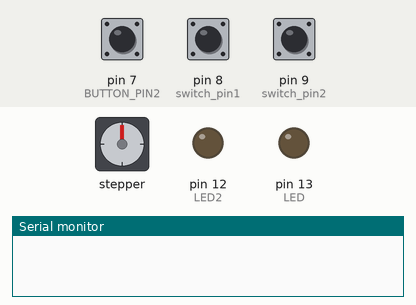
Bench run of a sketch on a simulated Arduino Uno, built with avr-gcc and run on an emulated ATmega328P. Parts: stepper motor, output pins drawn as LEDs (lit = HIGH), the last lines printed to the serial monitor. Wiring (inferred from the names in the program): stepper motor driver (200 steps per turn assumed): step pin 3; direction pin 2. The inputs (shaded band) are chosen by the test bench; at power-on: pin 7 (BUTTON_PIN2) HIGH, pin 8 (switch_pin1) HIGH, pin 9 (switch_pin2) HIGH. Pins used as bus, display or sensor lines are not drawn.

Above: at 1.2 s.
1.3 s: pin 7 (BUTTON_PIN2) pulled LOW for 0.15 s
At 1.91 s:
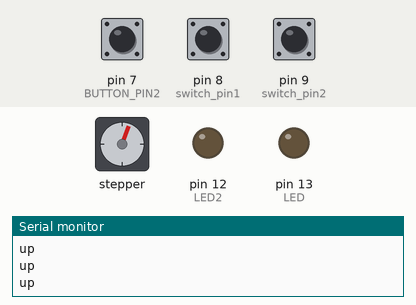
4.3 s: pin 8 (switch_pin1) pulled LOW for 0.15 s
At 4.3 s:
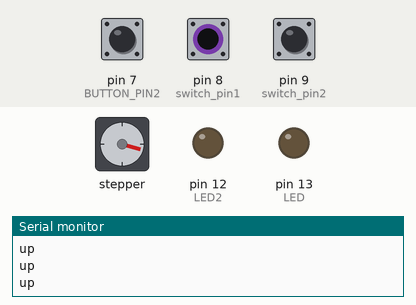
5.9 s: pin 7 (BUTTON_PIN2) pulled LOW for 1 s
At 6.33 s:
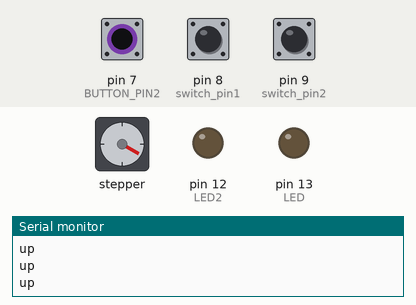
8.9 s: pin 7 (BUTTON_PIN2) pulled LOW for 3.2 s
At 9.8 s:
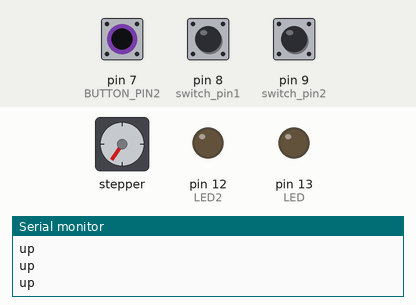
13.6 s: pin 7 (BUTTON_PIN2) pulled LOW for 1 s
At 14.05 s:
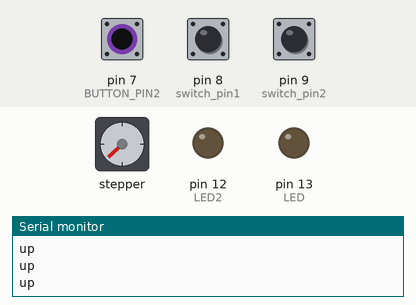
16.6 s: pin 8 (switch_pin1) pulled LOW for 1 s
At 16.6 s:
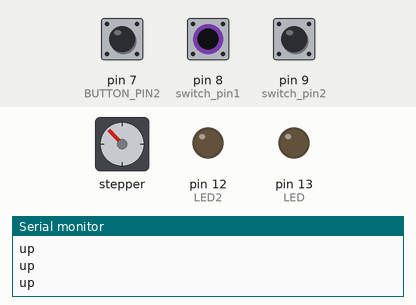
Timing chart, 0 to 19.6 s (numbered marks = the images above; inputs shaded):
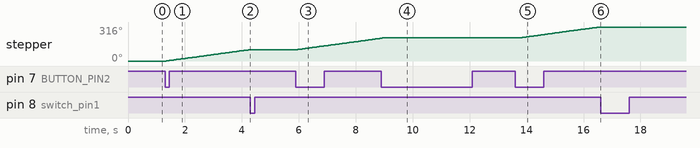

The sketch:

motor_check_nov_6th.ino
```cpp
#include <ezButton.h>
#define dirPin 2
#define stepPin 3
#define LED 13
#define LED2 12
int state = 0;
bool yeet1 = 0;
bool yeet2 = 0;
int workstatus = 0;
int switch_pin1 = 8;
int switch_pin2 = 9;
const int BUTTON_PIN2 = 7;


ezButton button2(BUTTON_PIN2);

void setup() {
  Serial.begin(9600);
  pinMode(stepPin, OUTPUT);
  pinMode(dirPin, OUTPUT);
  pinMode(LED, OUTPUT); // Declare the LED as an output
  pinMode(LED2, OUTPUT);
  pinMode(switch_pin1, INPUT);
  pinMode(switch_pin2, INPUT);
  button2.setDebounceTime(50);
}
void loop() {
  button2.loop();

  if(digitalRead(switch_pin1) == 0 && yeet1 == 1){

    state=0;
    if(workstatus == 0){
      workstatus = 1;
    }
    else{
      workstatus = 0;
    }
  }

  yeet1 = digitalRead(switch_pin1);

  if(digitalRead(switch_pin2) == 0 && yeet2 == 1){

    state=0;
    if(workstatus == 0){
      workstatus = 1;
    }
    else{
      workstatus = 0;
    }
  }

  yeet2 = digitalRead(switch_pin2);


   if(button2.isPressed())
  {
//    Serial.println("button 2 pressed");
//    state = 1;

    if(state == 0){
      state = 1;
    }
    else{
      state = 0;
    }

  }
  if(state==1){

    digitalWrite(dirPin, HIGH);
    digitalWrite(stepPin, HIGH);
    delayMicroseconds(100);
    digitalWrite(stepPin, LOW);
    delayMicroseconds(100);
    Serial.println("up");


//    if(workstatus == 0){
//        Serial.println("up");
//        digitalWrite(LED, HIGH);
//        digitalWrite(LED2, LOW);
//
//
//        digitalWrite(dirPin, HIGH);
//        digitalWrite(stepPin, HIGH);
//        delayMicroseconds(100);
//        digitalWrite(stepPin, LOW);
//        delayMicroseconds(100);
//    }
//    else
//    {
//      Serial.println("down");
//      digitalWrite(LED2, HIGH);
//      digitalWrite(LED, LOW);
//
//
//      digitalWrite(dirPin, LOW);
//      digitalWrite(stepPin, HIGH);
//      delayMicroseconds(100);
//      digitalWrite(stepPin, LOW);
//      delayMicroseconds(100);
//    }
  }
  else
  {
//    Serial.println("gear off");
    digitalWrite(LED, LOW);
    digitalWrite(LED2, LOW);
  }
  delay(50);
//  Serial.println(digitalRead(switch_pin));
//  Serial.println(state);
}
```

Measured:
- after the input at 1.3 s, stepper: keeps turning clockwise at about 36°/s, starting after 0.05 s
- after the input at 4.3 s, stepper: stops changing and stays 106°
- after the input at 5.9 s, stepper: keeps turning clockwise at about 36°/s, starting after 0.07 s
- after the input at 8.9 s, stepper: goes on until 8.9 s, then stays 214°
- after the input at 13.6 s, stepper: keeps turning clockwise at about 36°/s, starting after 0.14 s
- after the input at 16.6 s, stepper: stops changing and stays 316°
